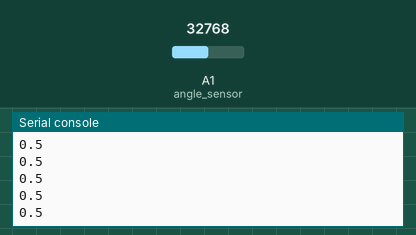
Simulated run of this program. Board: CircuitPython board. Shown: the last lines printed to the serial console. Inputs (shaded band) come from the test bench; at power-on: A1 (angle_sensor) = 32768 (analog values on the 0–65535 scale).

Above: at 1.2 s.
1.3 s: A1 (angle_sensor) set to 45874
At 2.1 s:
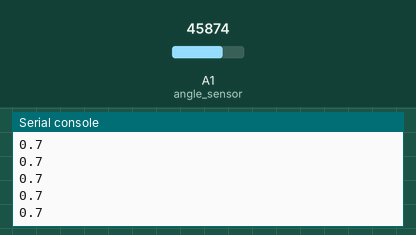
2.8 s: A1 (angle_sensor) set to 57670
At 3.9 s:
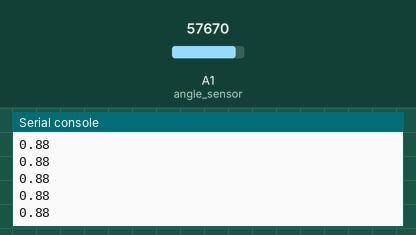
Timing chart, 0 to 5.8 s (numbered marks = the images above; inputs shaded):
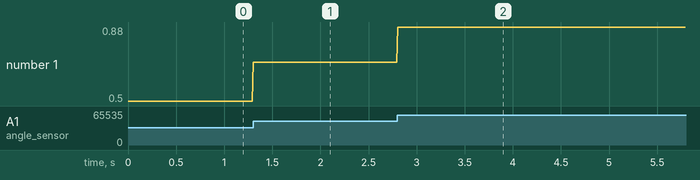

The program:

code.py
```python
#import libraries
import time
import board
import analogio

#set up
angle_sensor = analogio.AnalogIn(board.A1)

#loop
while True:
    angle_normalized = round( angle_sensor.value/ 65536, 3) #the value runs from 0 to 65535, which is 2^16, 16 bits
    print( angle_normalized )

    #slow the loop only in one place
    time.sleep( 0.01 )
```

Measured:
- after the input at 1.3 s, the serial console: prints a new line at once (image 1)
- after the input at 2.8 s, the serial console: prints a new line at once (image 2)
- plotted number 1: 0.5 → 0.7 after the input at 1.3 s, 0.7 → 0.88 after the input at 2.8 s
